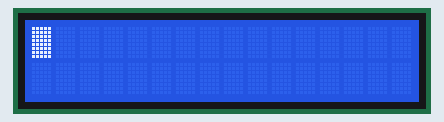
Simulated run of this program. Board: Raspberry Pi (BCM pin numbers) with a PiFace Control and Display. Parts: 16×2 character LCD. Random numbers come from a fixed seed. At 0.7 s the program stops and its outputs stay as they are.

Above: at 0.19 s.
At 0.8 s:
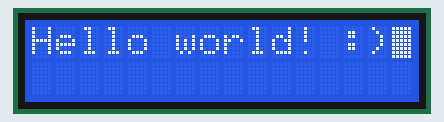

The program:

nseq_flipper.py
```python
#!/bin/python
'''
Writes string to PiFace Control and Display
hat for RaspberryPi, as a non-sequential
flipper. Enjoy!

Written in: Python 3.6.0
'''
__author__ = 'https://github.com/adam-codeberg'
__status__ = 'Development'

import pifacecad
import time
import string
import random

cad = pifacecad.PiFaceCAD()
cad.lcd.clear()
cad.lcd.backlight_on()

def get_flip_list(txt, steps):
    char_list =  ( list(string.ascii_uppercase) + \
                   list(string.ascii_lowercase) + \
                   list(' ') + \
                   list(string.digits) + \
                   list(string.punctuation) )
    display_list = []
    count = 0
    for char in txt:
        for item in char_list:
            if item == char:
                pos = char_list.index(char)
                select = char_list[pos-steps:pos+1]
                display_list.append({'col': count, 'data' : select})
                count += 1
    result = random.sample(display_list, len(display_list))
    return result


def write_flip_list(txt, steps, delay):
    flip_list = get_flip_list(txt, steps)
    flip_list_index = list(range(len(flip_list)))
    speed = delay
    for d in flip_list:
        for k,v in d.items():
            if 'data' in k:
                for char in v:
                    cad.lcd.set_cursor(d['col'], 0)
                    cad.lcd.write(char)
            time.sleep(speed)
    cad.lcd.set_cursor(len(flip_list), 0)
write_flip_list('Hello world! :)', 4, 0.01)
```
